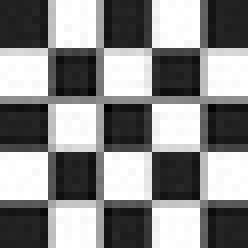
%> input picture Semester3/AdvancedImageAnalysis/Laligant/BilateralFiltering/ckb.jpg, 31 x 31 px, shrunk from 150 x 150 before the run (shown 8 times larger)
$ octave demo.m   (GNU Octave 9; MATLAB toolbox functions it lacks are replaced by stand-ins)
%> lines starting %> are read from the running program, lines starting %| are printed output that depends on the picture
### Semester3/AdvancedImageAnalysis/Laligant/BilateralFiltering/bfilter2.m

% BFILTER2 Two dimensional bilateral filtering.
%    This function implements 2-D bilateral filtering using
%    the method outlined in:
%
%       C. Tomasi and R. Manduchi. Bilateral Filtering for
%       Gray and Color Images. In Proceedings of the IEEE
%       International Conference on Computer Vision, 1998.
%
%    B = bfilter2(A,W,SIGMA) performs 2-D bilateral filtering
%    for the grayscale or color image A. A should be a double
%    precision matrix of size NxMx1 or NxMx3 (i.e., grayscale
%    or color images, respectively) with normalized values in
%    the closed interval [0,1]. The half-size of the Gaussian
%    bilateral filter window is defined by W. The standard
%    deviations of the bilateral filter are given by SIGMA,
%    where the spatial-domain standard deviation is given by
%    SIGMA(1) and the intensity-domain standard deviation is
%    given by SIGMA(2).
%
% Douglas R. Lanman, Brown University, September 2006.
% dlanman@brown.edu, http://mesh.brown.edu/dlanman


%%%%%%%%%%%%%%%%%%%%%%%%%%%%%%%%%%%%%%%%%%%%%%%%%%%%%%%%%%%%%
% Pre-process input and select appropriate filter.
function B = bfilter2(A, w, sigma)

% Verify that the input image exists and is valid.
if ~exist('A', 'var') || isempty(A)
   error('Input image A is undefined or invalid.');
end
if ~isfloat(A) || ~sum([1, 3] == size(A, 3)) || ...
      min(A(:)) < 0 || max(A(:)) > 1
   error(['Input image A must be a double precision ',...
          'matrix of size NxMx1 or NxMx3 on the closed ',...
          'interval [0,1].']);
end

% Verify bilateral filter window size.
if ~exist('w', 'var') || isempty(w) || ...
      numel(w) ~= 1 || w < 1
   w = 5;
end
w = ceil(w);

% Verify bilateral filter standard deviations.
if ~exist('sigma', 'var') || isempty(sigma) || ...
      numel(sigma) ~= 2 || sigma(1) <= 0 || sigma(2) <= 0
   sigma = [3 0.1];
end

% Apply either grayscale or color bilateral filtering.
if size(A, 3) == 1
   B = bfltGray(A, w, sigma(1), sigma(2));
else
   B = bfltColor(A, w, sigma(1), sigma(2));
end


%%%%%%%%%%%%%%%%%%%%%%%%%%%%%%%%%%%%%%%%%%%%%%%%%%%%%%%%%%%%%
% Implements bilateral filtering for grayscale images.
function B = bfltGray(A, w, sigma_d, sigma_r)

% Pre-compute Gaussian distance weights.
[X,Y] = meshgrid(-w:w,-w:w);
G = exp(-(X.^2+Y.^2)/(2*sigma_d^2));

% Create waitbar.
h = waitbar(0,'Applying bilateral filter...');
set(h,'Name','Bilateral Filter Progress');

% Apply bilateral filter.
dim = size(A);
B = zeros(dim);
for i = 1:dim(1)
   for j = 1:dim(2)

         % Extract local region.
         iMin = max(i-w,1);
         iMax = min(i+w,dim(1));
         jMin = max(j-w,1);
         jMax = min(j+w,dim(2));
         I = A(iMin:iMax,jMin:jMax);

         % Compute Gaussian intensity weights.
         H = exp(-(I-A(i,j)).^2/(2*sigma_r^2));

         % Calculate bilateral filter response.
         F = H.*G((iMin:iMax)-i+w+1,(jMin:jMax)-j+w+1);
         B(i,j) = sum(F(:).*I(:))/sum(F(:));

   end
   waitbar(i/dim(1));
end

% Close waitbar.
close(h);


%%%%%%%%%%%%%%%%%%%%%%%%%%%%%%%%%%%%%%%%%%%%%%%%%%%%%%%%%%%%%
% Implements bilateral filter for color images.
function B = bfltColor(A,w,sigma_d,sigma_r)

% Convert input sRGB image to CIELab color space.
if exist('applycform','file')
   A = applycform(A,makecform('srgb2lab'));
else
   A = colorspace('Lab<-RGB',A);
end

% Pre-compute Gaussian domain weights.
[X,Y] = meshgrid(-w:w,-w:w);
G = exp(-(X.^2+Y.^2)/(2*sigma_d^2));

% Rescale range variance (using maximum luminance).
sigma_r = 100*sigma_r;

% Create waitbar.
h = waitbar(0,'Applying bilateral filter...');
set(h,'Name','Bilateral Filter Progress');

% Apply bilateral filter.
dim = size(A);
B = zeros(dim);
for i = 1:dim(1)
   for j = 1:dim(2)

         % Extract local region.
         iMin = max(i-w,1);
         iMax = min(i+w,dim(1));
         jMin = max(j-w,1);
         jMax = min(j+w,dim(2));
         I = A(iMin:iMax,jMin:jMax,:);

         % Compute Gaussian range weights.
         dL = I(:,:,1)-A(i,j,1);
         da = I(:,:,2)-A(i,j,2);
         db = I(:,:,3)-A(i,j,3);
         H = exp(-(dL.^2+da.^2+db.^2)/(2*sigma_r^2));

         % Calculate bilateral filter response.
         F = H.*G((iMin:iMax)-i+w+1,(jMin:jMax)-j+w+1);
         norm_F = sum(F(:));
         B(i,j,1) = sum(sum(F.*I(:,:,1)))/norm_F;
         B(i,j,2) = sum(sum(F.*I(:,:,2)))/norm_F;
         B(i,j,3) = sum(sum(F.*I(:,:,3)))/norm_F;

   end
   waitbar(i/dim(1));
end

% Convert filtered image back to sRGB color space.
if exist('applycform', 'file')
   B = applycform(B, makecform('lab2srgb'));
else
   B = colorspace('RGB<-Lab', B);
end

% Close waitbar.
close(h);

### Semester3/AdvancedImageAnalysis/Laligant/BilateralFiltering/demo.m
% My test images.
% They are normalized to [0 1] range
img1 = double(imread('ckb.jpg')) / 255; % camerana.tif
%> img1: size 31x31 double; min 0.00784, max 1, mean 0.54
img2 = double(imread('chat.jpg')) / 255;
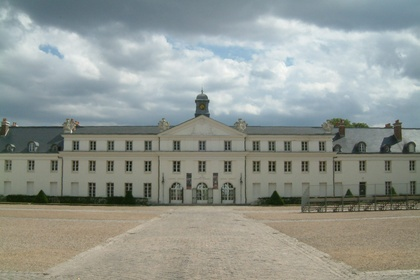
%> input picture Semester3/AdvancedImageAnalysis/Laligant/BilateralFiltering/chat.JPG, 420 x 280 px, shrunk from 2020 x 1347 before the run
img3 = double(imread('eiffel.jpg')) / 255;
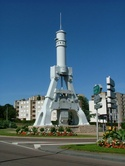
%> input picture Semester3/AdvancedImageAnalysis/Laligant/BilateralFiltering/eiffel.jpg, 125 x 166 px, shrunk from 600 x 800 before the run

% Adding some noise
img1 = img1 + 0.03 * randn(size(img1));
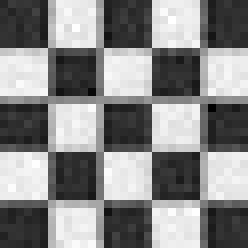
%> img1: size 31x31 double (shown 8 times larger); min -0.0814, max 1.08, mean 0.539; drawn with min black and max white
img2 = img2 + 0.03 * randn(size(img2));
img1(img1 < 0) = 0;
img1(img1 > 1) = 1;
img2(img2 < 0) = 0;
%> img2: size 280x420x3 double; mean R, G, B 0.571, 0.591, 0.567; mean of the top-left, top-right, bottom-left and bottom-right quarters 0.617, 0.693, 0.503, 0.493
img2(img2 > 1) = 1;

% Bilateral filter parameters.
w     = 5;       % bilateral filter half-width
sigma = [3 0.1]; % bilateral filter standard deviations

% Apply bilateral filter to each image.
bflt_img1 = bfilter2(img1, w, sigma);

% Display grayscale input image and filtered output.
figure(1);
clf;
set(gcf,'Name','Grayscale Bilateral Filtering Results');
subplot(1,2,1);
imagesc(img1);
axis image;
colormap gray;
title('Input Image');
subplot(1,2,2);
imagesc(bflt_img1);
axis image;
colormap gray;
title(['Result of Bilateral Filtering with w = ' num2str(w) ' and \sigma = ' num2str(sigma)] );

bflt_img2 = bfilter2(img2, w, sigma);
%> in bfltColor, `A = applycform(A,makecform('srgb2lab'));`: A: size 280x420x3 double; mean of channels 1, 2, 3 61.5, -2.5, 2.9
%> after the loop in bfltColor, `for i = 1:dim(1)`: B: size 280x420x3 double; mean of channels 1, 2, 3 61.6, -2.6, 2.9
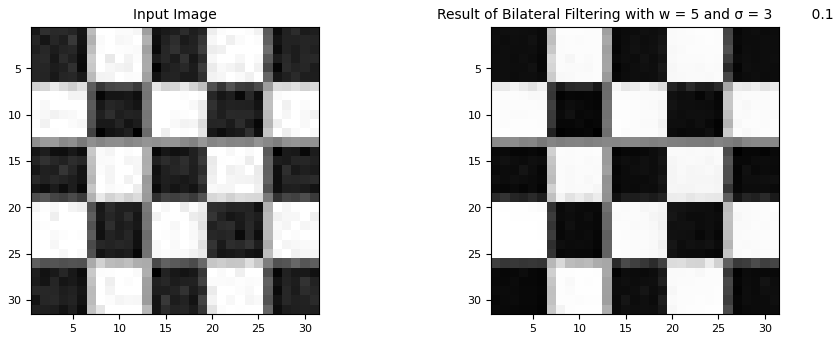
%> figure redrawn from the program's plot data, 2 panels

% Display color input image and filtered output.
figure(2);
clf;
set(gcf,'Name','Color Bilateral Filtering Results');
subplot(1,2,1);
imagesc(img2);
axis image;
colormap gray;
title('Input Image');
subplot(1, 2, 2);
imagesc(bflt_img2);
axis image;
title('Result of Bilateral Filtering');
drawnow;

% Apply bilateral filter for a "cartoon" effect.
%> (the run ends here)
